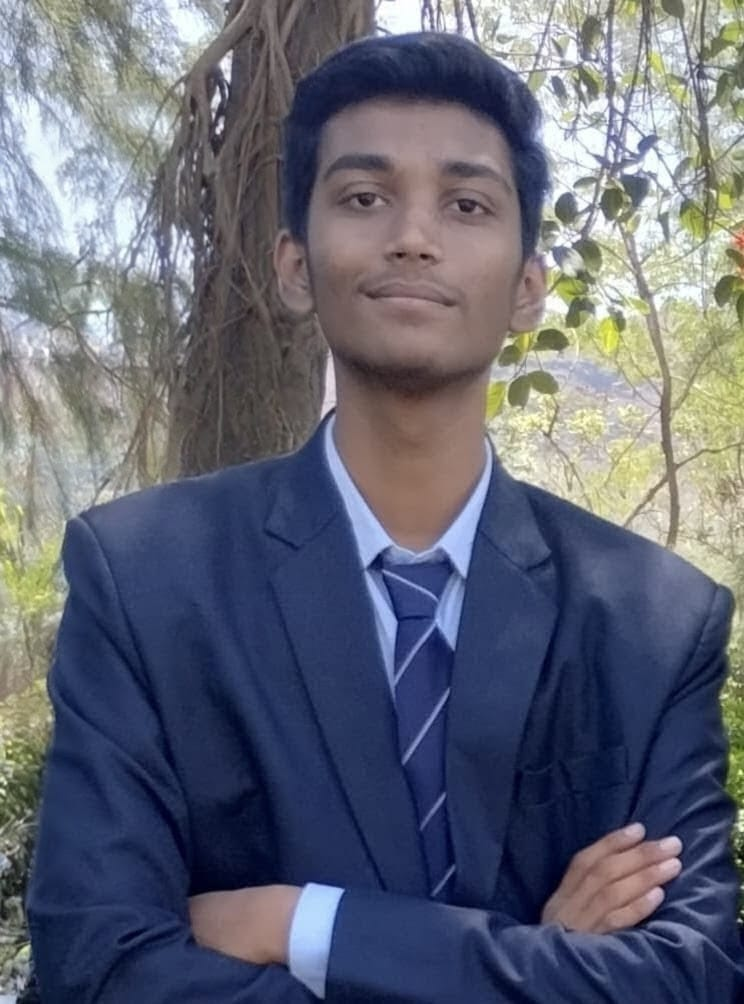
#> input picture Images/AK.jpg, 744 x 1004 px
$ python -i imgToSketch.py   (imports and definitions only)
#> lines starting #> are read from the running program, lines starting #| are printed output that depends on the picture
#> further down, picture is the input picture: shape (1004, 744, 3); mean B, G, R 117.1, 102.9, 99.3
import cv2
import numpy as np
import tkinter as tk
from tkinter import filedialog
from tkinter import messagebox
from PIL import Image, ImageTk

# Dictoionary to store PIL img
images={"original":None, "sketch":None}


def open_file():
    filepath=filedialog.askopenfilename()
    if not filepath:
        return
    img=cv2.imread(filepath)
    display_image(img, original=True)
    sketch_img=convert_to_sketch(img)
    display_image(sketch_img, original=False)

def convert_to_sketch(img):
    gray_img=cv2.cvtColor(img, cv2.COLOR_BGR2GRAY)
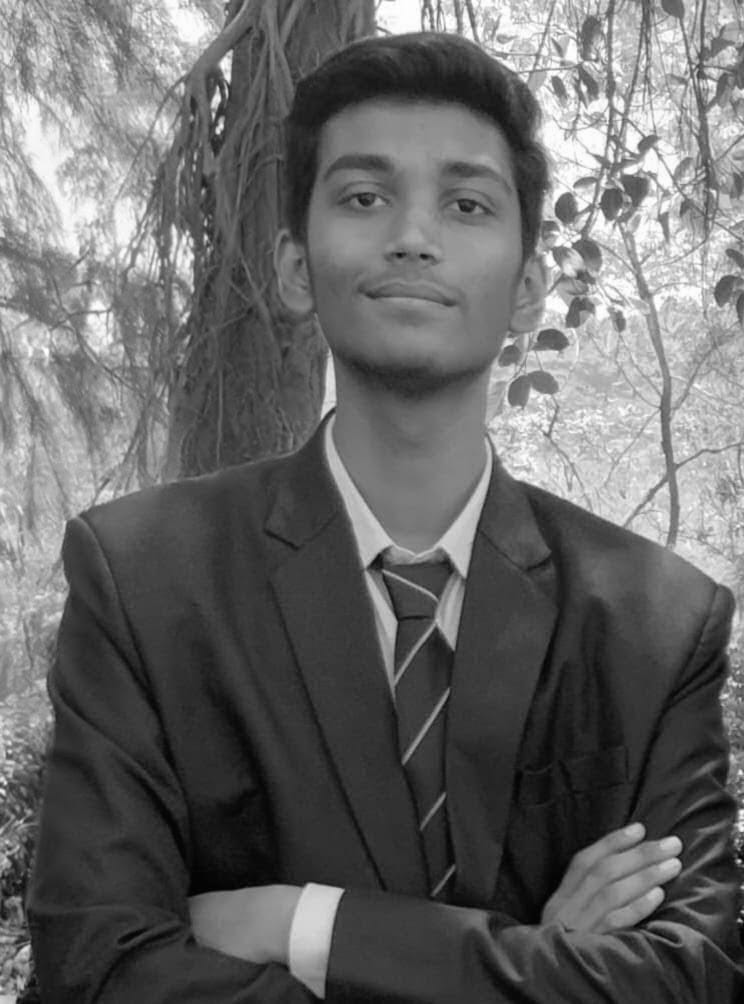
#> gray_img: shape (1004, 744); min 2, max 255, mean 103.4
    inverted_img=cv2.bitwise_not(gray_img)
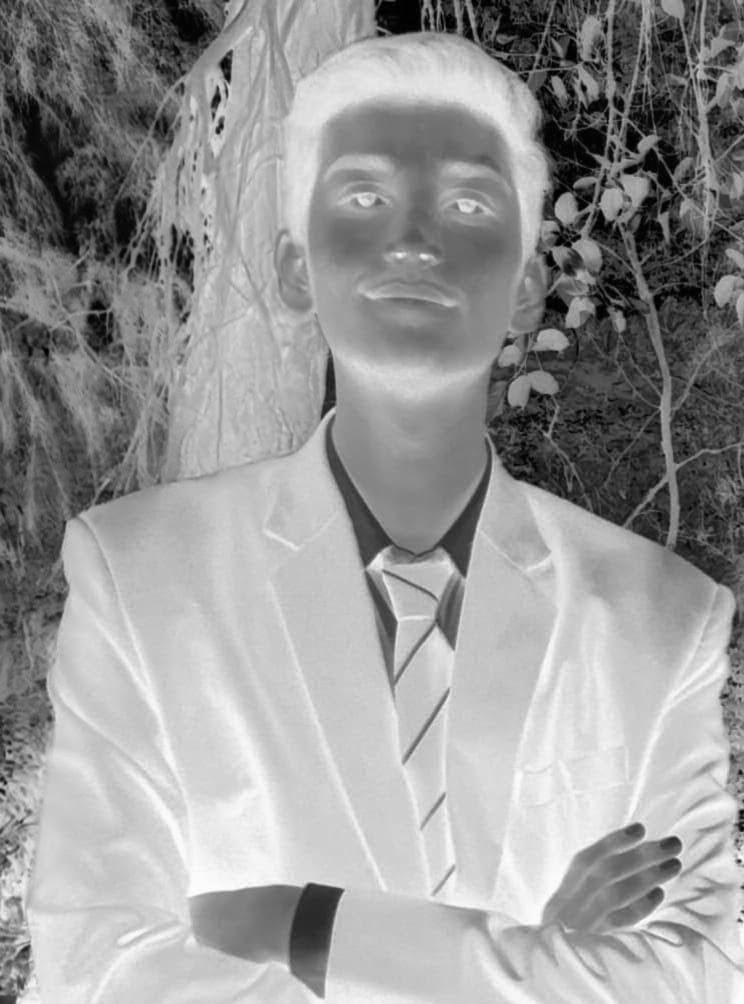
#> inverted_img: shape (1004, 744); min 0, max 253, mean 151.6
    blurred_img=cv2.GaussianBlur(inverted_img, (21, 21), sigmaX=0,sigmaY=0)
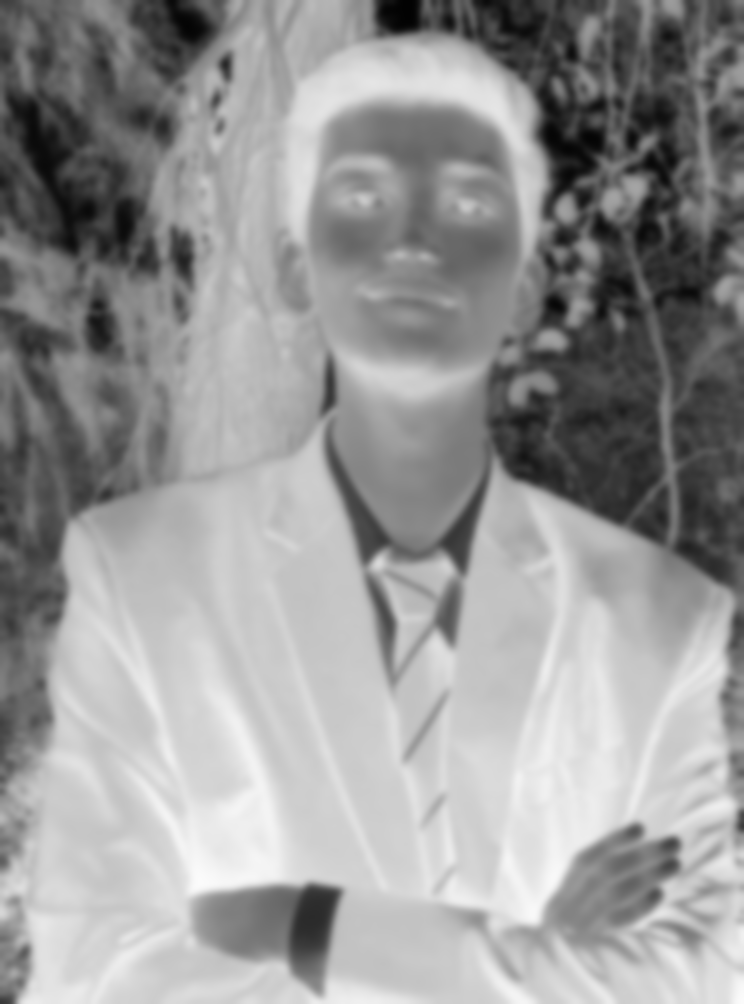
#> blurred_img: shape (1004, 744); min 2, max 251, mean 151.6
    inverted_blur_img=cv2.bitwise_not(blurred_img)
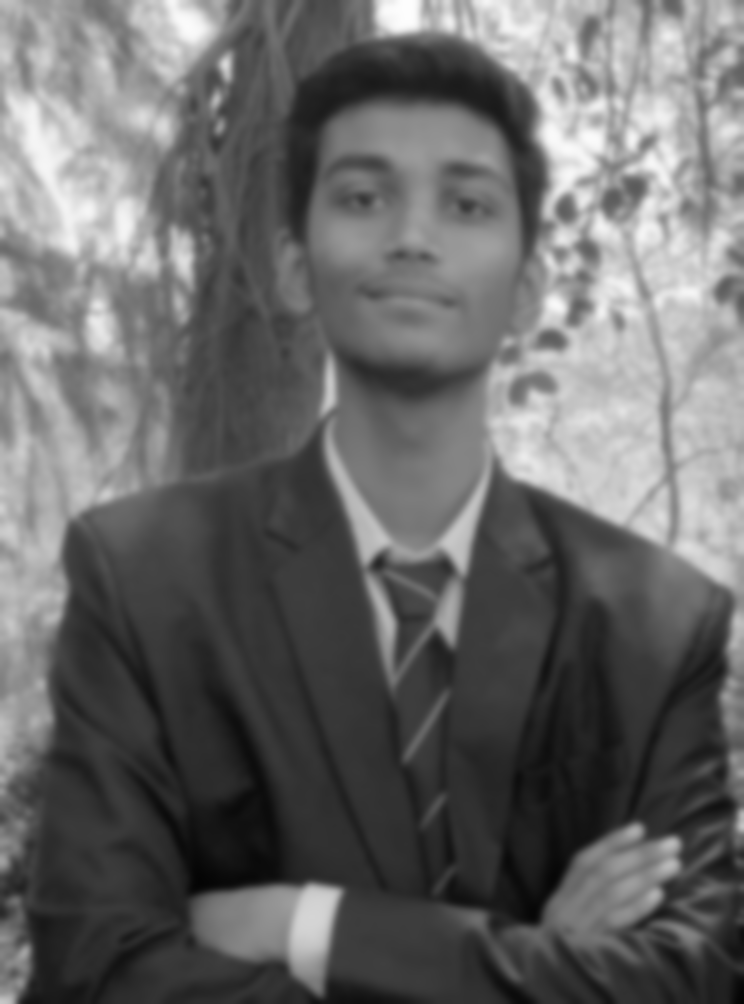
#> inverted_blur_img: shape (1004, 744); min 4, max 253, mean 103.4
    sketch_img=cv2.divide(gray_img, inverted_blur_img, scale=256.0)
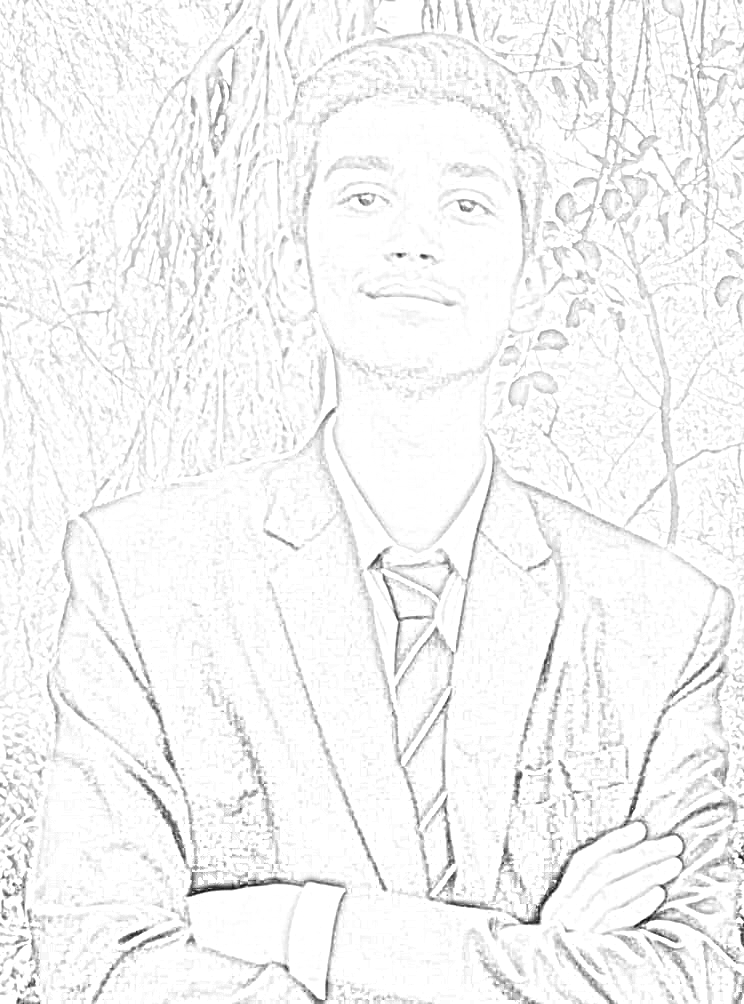
#> sketch_img: shape (1004, 744); min 15, max 255, mean 244.5
    return sketch_img

def display_image(img, original=True):
    img_rgb=cv2.cvtColor(img, cv2.COLOR_BGR2RGB) if original else img
    img_pil=Image.fromarray(img_rgb)
    img_tk=ImageTk.PhotoImage(img_pil)

    #store the PIL image in the dictionary
    if original:
        images["original"] = img_pil
    else:
        images["sketch"] = img_pil

    label=original_image_label if original else sketch_image_label
    label.config(image=img_tk)
    label.image=img_tk


def save_sketch():
    if images["sketch"] is not None:
        file_path = filedialog.asksaveasfilename(defaultextension=".png",
                                                   filetypes=[("PNG files", "*.png"),
                                                              ("JPEG files", "*.jpg"),
                                                              ("All files", "*.*")])
        if file_path:
            images["sketch"].save(file_path)
            messagebox.showinfo("Success", "Sketch image saved to {}".format(file_path))
        else:
            return
    else:
        messagebox.showwarning("Warning", "No sketch image to save.")
        return

# [2 lines not run here, left out]
# [1 line that did not run here, left out]
# [1 line not run here, left out]

# [1 line that did not run here, left out]
# [1 line not run here, left out]
# [1 line that did not run here, left out]
# [1 line not run here, left out]

# [1 line that did not run here, left out]
# [1 line not run here, left out]

# [1 line that did not run here, left out]
# [1 line not run here, left out]

# [1 line that did not run here, left out]
# [3 lines not run here, left out]

>>> import cv2
>>> picture = cv2.imread('../../Images/AK.jpg')
>>> result = convert_to_sketch(picture)
